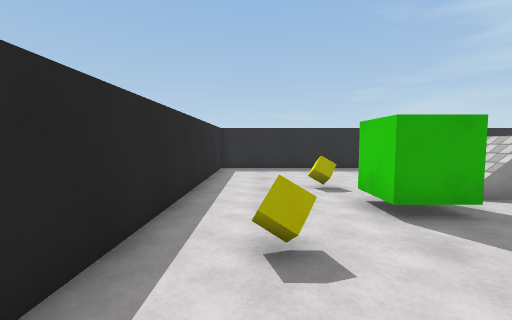
View 1 (above)

16 first-person views from a walk through a 3-D level made in the Unity game engine. The camera is 1.3 m above the floor, tilts 4° down and sees 90° across. The floor is counted in squares, 1 m on a side. Each view is taken from the middle of a square. On the plan, view 1 faces up. The plan holds only what a view shows up to about 13 squares ahead; the rest is blank. The player character is not drawn. Surface patterns are stand-ins for the level's own textures.

View 2
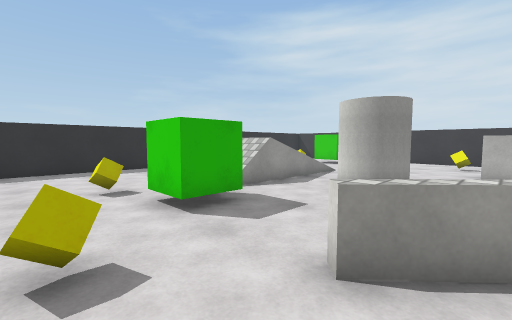

View 3
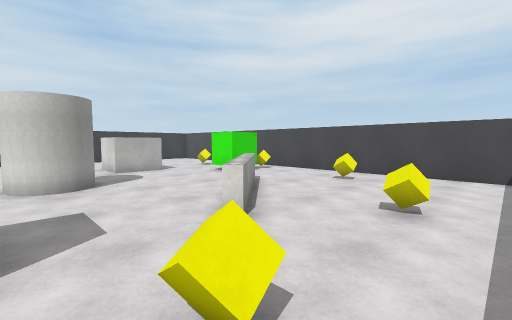

View 4
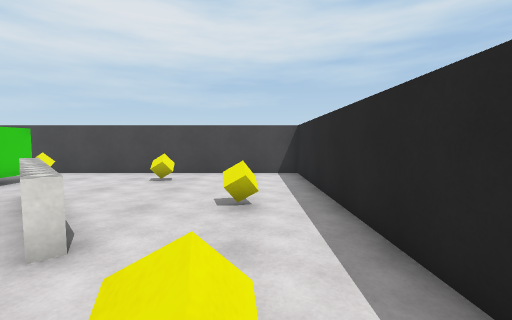

View 5
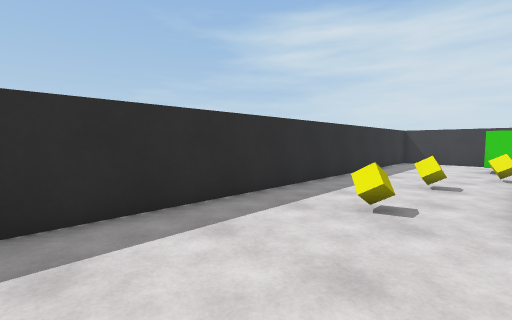

View 6
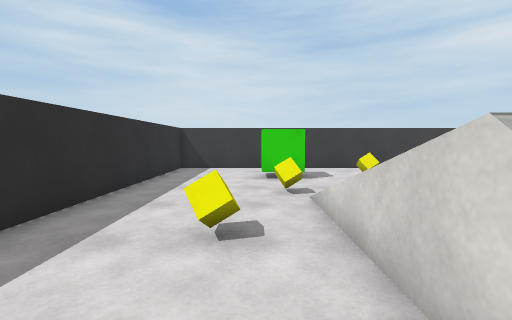

View 7
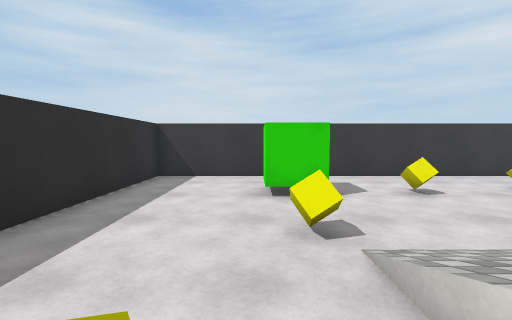

View 8
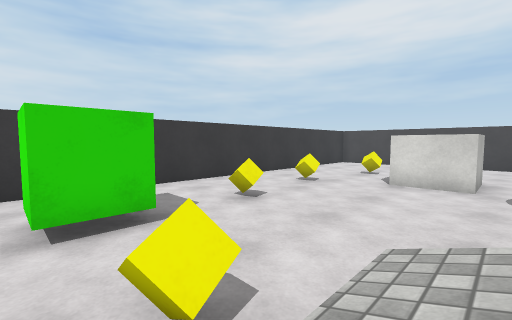

View 9
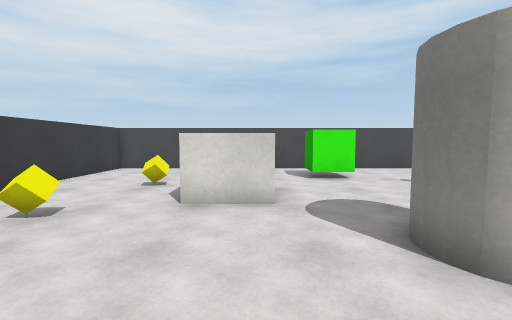

View 10
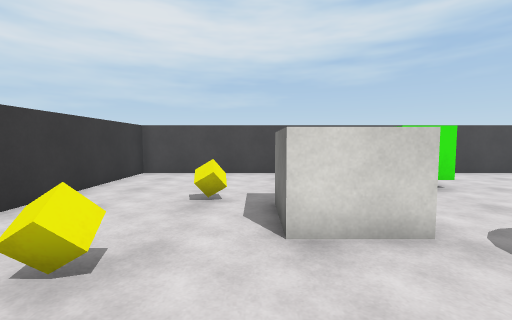

View 11
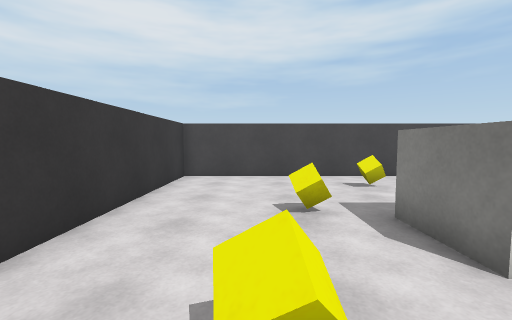

View 12
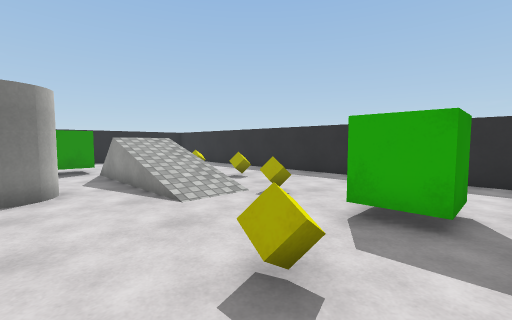

View 13
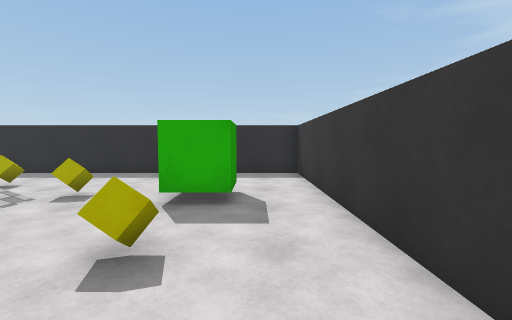

View 14
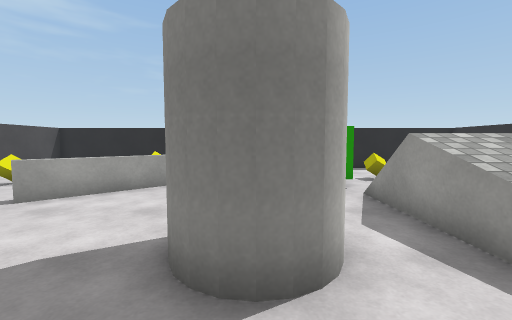

View 15
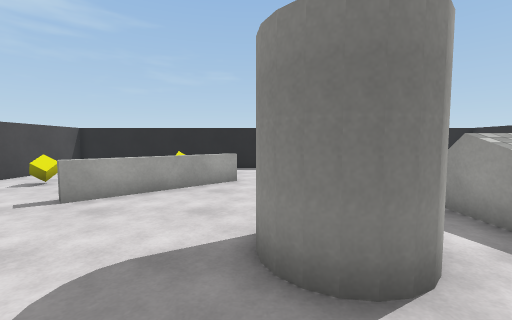

View 16
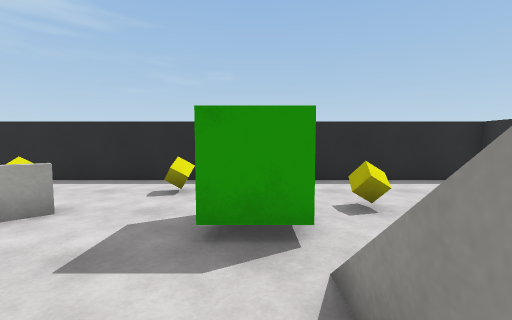

### Floor plan
Key: @ floor where view 1 was taken; # wall or solid block; . floor; / step, stairs or slope; = window, fence, low wall or low ledge; v drop or lower ground; O other object.
Columns run from 2 left of view 1 to 18 right of it. Each row starts with its distance up from view 1.
 13 #####################
 12 #...................#
 11 #...................#
 10 #......O...O........#
  9 #...............OO..#
  8 #.......#v==..O.OO..#
  7 #...O.. /////...OO..#
  6 #....O.//////.......#
  5 #...O O.........O...#
  4 #....O....O.........#
  3 #.O......O O........#
  2 #.........O......O..#
  1 #...==.......OO.....#
  0 #.@..==......OO.....#
 -1 #.O...==.....OO.....#
 -2 #......==.......O...#
 -3 #.........OO........#
 -4 #.........OO..O.....#
 -5 #....O....O.........#
 -6 #...................#
 -7 #####################

Where each view was taken, in squares from view 1:
view 1: 0 up, 0 right, facing up
view 2: 0 up, 0 right, facing up-right
view 3: 4 up, 1 left, facing down-right
view 4: 4 up, 0 right, facing down
view 5: 8 up, 0 right, facing up-right
view 6: 9 up, 5 right, facing right
view 7: 9 up, 8 right, facing right
view 8: 9 up, 10 right, facing down-right
view 9: 6 up, 11 right, facing down
view 10: 4 up, 13 right, facing down
view 11: 3 up, 15 right, facing down
view 12: 3 up, 16 right, facing up-left
view 13: 2 up, 16 right, facing up
view 14: 3 up, 11 right, facing left
view 15: 2 up, 11 right, facing left
view 16: 5 up, 7 right, facing left
